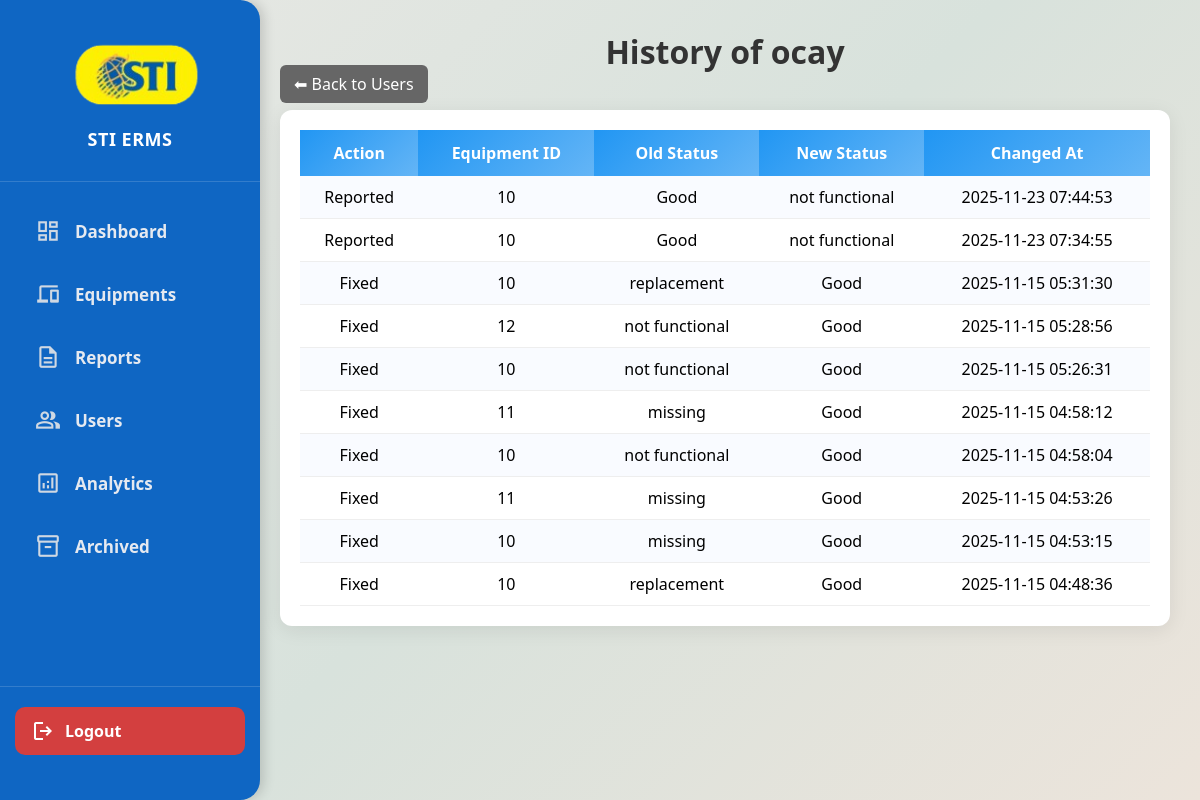
Screenshot of /admin_side/Users/user_history.php?id=69 (signed in) with the database file from the repository.
### tables this page shows
CREATE TABLE `users` (
  `user_id` int(11) NOT NULL,
  `username` varchar(50) NOT NULL,
  `password` varchar(255) NOT NULL,
  `role` enum('admin','maintenance','Staff') NOT NULL,
  `status` varchar(50) DEFAULT 'active',
  `created_at` timestamp NOT NULL DEFAULT current_timestamp()
);

CREATE TABLE `equipment_history` (
  `history_id` int(11) NOT NULL,
  `equipment_id` int(11) NOT NULL,
  `action` varchar(100) NOT NULL,
  `old_status` varchar(50) DEFAULT NULL,
  `new_status` varchar(50) DEFAULT NULL,
  `changed_by` int(11) DEFAULT NULL,
  `changed_at` timestamp NOT NULL DEFAULT current_timestamp()
);

### admin_side/Users/user_history.php (the view, shortened to what this page needs)
<?php
include("../sidebar.php");
include("../pass-down-method.php");
$user_id = $_GET['id'] ?? null;
try {
    $stmt = $conn->prepare("SELECT username FROM users WHERE user_id = ?");
    $stmt->bind_param("i", $user_id);
    $stmt->execute();
    $user = $stmt->get_result()->fetch_assoc();
    $stmt = $conn->prepare("
        SELECT equipment_id, action, old_status, new_status, changed_at
        FROM equipment_history
        WHERE changed_by = ?
        ORDER BY changed_at DESC
    ");
    $stmt->bind_param("i", $user_id);
    $stmt->execute();
    $result = $stmt->get_result();
    $rows = $result->fetch_all(MYSQLI_ASSOC);
} catch (Exception $e) {
    echo "<p style='color:red;text-align:center;'>Error loading history.</p>";
    exit;
}
?>
<!DOCTYPE html>
<html lang="en">
<head>
</head>
<body>
<div class="main-content">
    <h1>History of <?= htmlspecialchars($user['username']) ?></h1>
    <div style="margin-bottom:15px;">
        <a href="users.php" class="btn-back">⬅ Back to Users</a>
    </div>
    <div class="table-container">
        <?php if (!empty($rows)): ?>
            <table>
                <tr>
                     <th>Action</th>
                    <th>Equipment ID</th>
                    <th>Old Status</th>
                    <th>New Status</th>
                    <th>Changed At</th>
                </tr>
                <?php foreach ($rows as $row): ?>
                <tr>
                    <td><?= htmlspecialchars($row["action"]) ?></td>
                    <td><?= htmlspecialchars($row["equipment_id"]) ?></td>
                    <td><?= htmlspecialchars($row["old_status"]) ?></td>
                    <td><?= htmlspecialchars($row["new_status"]) ?></td>
                    <td><?= htmlspecialchars($row["changed_at"]) ?></td>
                </tr>
                <?php endforeach; ?>
            </table>
        <?php else: ?>
            <p style="text-align:center; color:blue;">No history found for this user.</p>
        <?php endif; ?>
    </div>
</div>
</body>
</html>

### admin_side/sidebar.css (style rules this page uses)
* { margin: 0; padding: 0; box-sizing: border-box; }

### admin_side/Users/user_history.php (style rules this page uses)
body { font-family: "Segoe UI", Arial, sans-serif; background: linear-gradient(135deg, #e8e8e4, #d8e2dc, #ece4db); margin: 0; padding: 0; display: flex; }
.main-content { flex-grow: 1; margin-left: 250px; padding: 30px; min-height: 100vh; }
h1 { text-align: center; color: #333; font-weight: 600; }
.table-container { background: #fff; padding: 20px; border-radius: 12px; box-shadow: 0 4px 20px rgba(0,0,0,0.08); }
table { width: 100%; border-collapse: collapse; }
th { background: linear-gradient(135deg, #2196f3, #64b5f6); color: white; padding: 12px; }
td { text-align: center; padding: 10px; border-bottom: 1px solid #eee; }
tr:nth-child(even) td { background: #f9fbff; }
.btn-back { background: #666; color: #fff; padding: 8px 14px; border: none; border-radius: 6px; text-decoration: none; }

### rows the page displays
users: username "ocay"
equipment_history: action "Reported", equipment "10", old_status "Good", new_status "not functional", changed_at "2025-11-23 07:44:53"
equipment_history: action "Reported", equipment "10", old_status "Good", new_status "not functional", changed_at "2025-11-23 07:34:55"
equipment_history: action "Fixed", equipment "10", old_status "replacement", new_status "Good", changed_at "2025-11-15 05:31:30"
equipment_history: action "Fixed", equipment "12", old_status "not functional", new_status "Good", changed_at "2025-11-15 05:28:56"
equipment_history: action "Fixed", equipment "10", old_status "not functional", new_status "Good", changed_at "2025-11-15 05:26:31"
equipment_history: action "Fixed", equipment "11", old_status "missing", new_status "Good", changed_at "2025-11-15 04:58:12"
equipment_history: action "Fixed", equipment "10", old_status "not functional", new_status "Good", changed_at "2025-11-15 04:58:04"
equipment_history: action "Fixed", equipment "11", old_status "missing", new_status "Good", changed_at "2025-11-15 04:53:26"
equipment_history: action "Fixed", equipment "10", old_status "missing", new_status "Good", changed_at "2025-11-15 04:53:15"
equipment_history: action "Fixed", equipment "10", old_status "replacement", new_status "Good", changed_at "2025-11-15 04:48:36"
